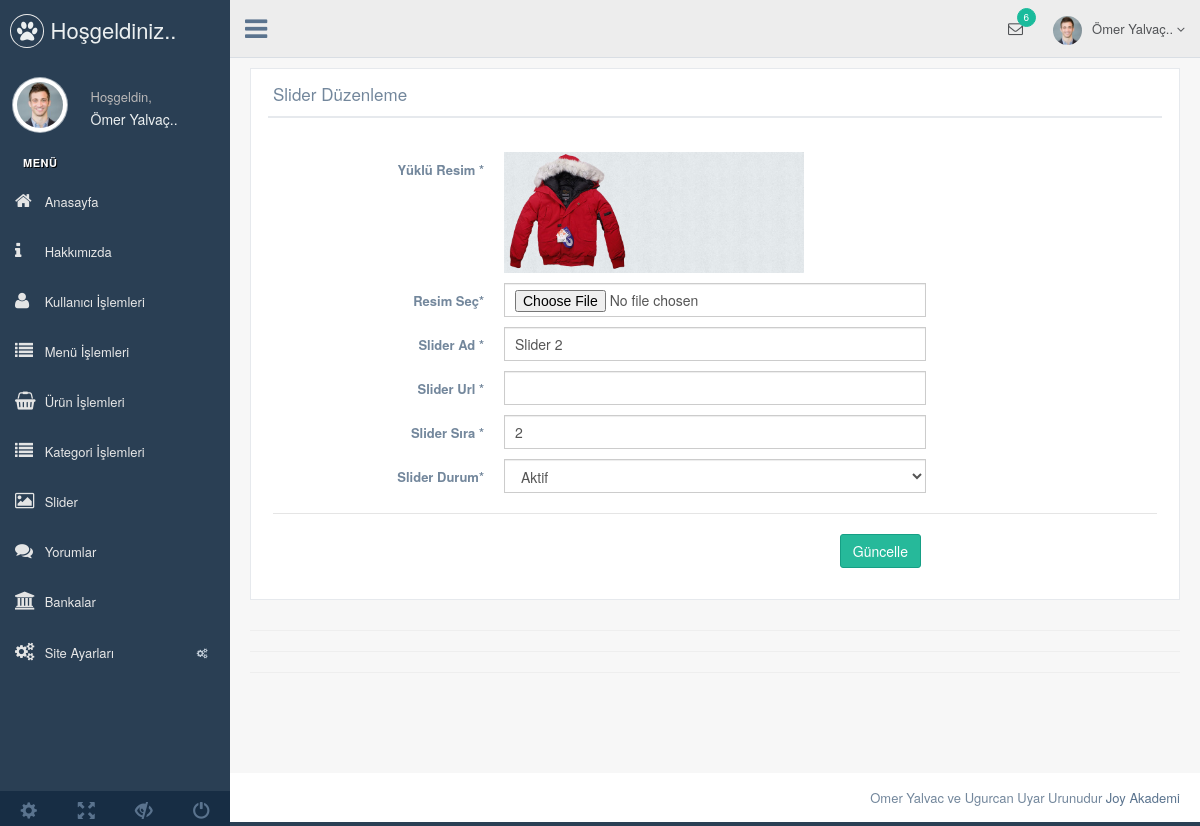
The app's page /admin/production/slider-duzenle.php?slider_id=10 (signed in) with its own data.
### tables this page shows
CREATE TABLE `kullanici` (
  `kullanici_id` int(11) NOT NULL,
  `kullanici_zaman` datetime NOT NULL DEFAULT CURRENT_TIMESTAMP,
  `kullanici_resim` varchar(250) NOT NULL,
  `kullanici_tc` varchar(50) NOT NULL,
  `kullanici_ad` varchar(50) NOT NULL,
  `kullanici_mail` varchar(100) NOT NULL,
  `kullanici_gsm` varchar(50) NOT NULL,
  `kullanici_password` varchar(50) NOT NULL,
  `kullanici_adsoyad` varchar(50) NOT NULL,
  `kullanici_adres` varchar(250) NOT NULL,
  `kullanici_il` varchar(100) NOT NULL,
  `kullanici_ilce` varchar(100) NOT NULL,
  `kullanici_unvan` varchar(100) NOT NULL,
  `kullanici_yetki` varchar(50) NOT NULL,
  `kullanici_durum` int(1) NOT NULL DEFAULT '1'
);

CREATE TABLE `slider` (
  `slider_id` int(11) NOT NULL,
  `slider_ad` varchar(100) NOT NULL,
  `slider_resimyol` varchar(250) NOT NULL,
  `slider_sira` int(2) NOT NULL,
  `slider_link` varchar(250) NOT NULL,
  `slider_durum` enum('0','1') NOT NULL DEFAULT '1'
);

### admin/production/slider-duzenle.php (the view, shortened to what this page needs)
<?php
include 'header.php';
$slidersor=$db->prepare("SELECT * FROM slider where slider_id=:id");
$slidersor->execute(array(
  'id' => $_GET['slider_id']
  ));
$slidercek=$slidersor->fetch(PDO::FETCH_ASSOC);
?>
<div class="right_col" role="main">
  <div class="">
    <div class="row">
      <div class="col-md-12 col-sm-12 col-xs-12">
        <div class="x_panel">
          <div class="x_title">
            <h2>Slider Düzenleme </h2>
            <div class="clearfix"></div>
          </div>
          <div class="x_content">
            <br />
            <form action="../netting/islem.php" method="POST" enctype="multipart/form-data" id="demo-form2" data-parsley-validate class="form-horizontal form-label-left">
              <div class="form-group">
                <label class="control-label col-md-3 col-sm-3 col-xs-12" for="first-name">Yüklü Resim <span class="required">*</span>
                </label>
                <div class="col-md-6 col-sm-6 col-xs-12">
                  <img width="300" src="../../<?php echo $slidercek['slider_resimyol']; ?>">
                </div>
              </div>
              <div class="form-group">
                <label class="control-label col-md-3 col-sm-3 col-xs-12" for="first-name">Resim Seç<span class="required">*</span>
                </label>
                <div class="col-md-6 col-sm-6 col-xs-12">
                  <input type="file" id="first-name"  name="slider_resimyol"  class="form-control col-md-7 col-xs-12">
                </div>
              </div>
              <div class="form-group">
                <label class="control-label col-md-3 col-sm-3 col-xs-12" for="first-name">Slider Ad <span class="required">*</span>
                </label>
                <div class="col-md-6 col-sm-6 col-xs-12">
                  <input type="text" id="first-name" name="slider_ad"  required="required" value="<?php echo $slidercek['slider_ad'] ?>" class="form-control col-md-7 col-xs-12">
                </div>
              </div>
              <div class="form-group">
                <label class="control-label col-md-3 col-sm-3 col-xs-12" for="first-name">Slider Url <span class="required">*</span>
                </label>
                <div class="col-md-6 col-sm-6 col-xs-12">
                  <input type="text" id="first-name" name="slider_link"   value="<?php echo $slidercek['slider_link'] ?>" class="form-control col-md-7 col-xs-12">
                </div>
              </div>
              <div class="form-group">
                <label class="control-label col-md-3 col-sm-3 col-xs-12" for="first-name">Slider Sıra <span class="required">*</span>
                </label>
                <div class="col-md-6 col-sm-6 col-xs-12">
                  <input type="text" id="first-name" name="slider_sira"  required="required" value="<?php echo $slidercek['slider_sira'] ?>"  class="form-control col-md-7 col-xs-12">
                </div>
              </div>
              <div class="form-group">
                <label class="control-label col-md-3 col-sm-3 col-xs-12" for="first-name">Slider Durum<span class="required">*</span>
                </label>
                <div class="col-md-6 col-sm-6 col-xs-12">
                 <select id="heard" class="form-control" name="slider_durum" required>
                  <option value="1" <?php echo $slidercek['slider_durum'] == '1' ? 'selected=""' : ''; ?>>Aktif</option>
                </select>
              </div>
            </div>
            <div class="ln_solid"></div>
            <div class="form-group">
              <div align="right" class="col-md-6 col-sm-6 col-xs-12 col-md-offset-3">
                <button type="submit" name="sliderduzenle" class="btn btn-success">Güncelle</button>
              </div>
            </div>
          </form>
        </div>
      </div>
    </div>
  </div>
  <hr>
  <hr>
  <hr>
</div>
</div>
<?php include 'footer.php'; ?>

### admin/production/header.php (shortened to what this page needs)
<?php
include '../netting/baglam.php';
$kullanicisor=$db->prepare("SELECT * FROM kullanici where kullanici_mail=:mail");
$kullanicisor->execute(array(
  'mail' => $_SESSION['kullanici_mail']
));
$kullanicicek=$kullanicisor->fetch(PDO::FETCH_ASSOC);
?>
<!DOCTYPE html>
<html lang="en">
  <head>
    <link href="../vendors/bootstrap/dist/css/bootstrap.min.css" rel="stylesheet">
    <link href="../vendors/font-awesome/css/font-awesome.min.css" rel="stylesheet">
    <link href="../vendors/nprogress/nprogress.css" rel="stylesheet">
    <link href="../vendors/iCheck/skins/flat/green.css" rel="stylesheet">
    <link href="../vendors/datatables.net-bs/css/dataTables.bootstrap.min.css" rel="stylesheet">
    <link href="../vendors/datatables.net-buttons-bs/css/buttons.bootstrap.min.css" rel="stylesheet">
    <link href="../vendors/datatables.net-fixedheader-bs/css/fixedHeader.bootstrap.min.css" rel="stylesheet">
    <link href="../vendors/datatables.net-responsive-bs/css/responsive.bootstrap.min.css" rel="stylesheet">
    <link href="../vendors/datatables.net-scroller-bs/css/scroller.bootstrap.min.css" rel="stylesheet">
    <link href="../vendors/dropzone/dist/min/dropzone.min.css" rel="stylesheet">
    <link href="../build/css/custom.min.css" rel="stylesheet">
  </head>
  <body class="nav-md">
    <div class="container body">
      <div class="main_container">
        <div class="col-md-3 left_col">
          <div class="left_col scroll-view">
            <div class="navbar nav_title" style="border: 0;">
              <a href="index.html" class="site_title"><i class="fa fa-paw"></i> <span>Hoşgeldiniz..</span></a>
            </div>
            <div class="profile clearfix">
              <div class="profile_pic">
                <img src="images/img.jpg" alt="..." class="img-circle profile_img">
              </div>
              <div class="profile_info">
                <span>Hoşgeldin,</span>
                <h2><?php echo $kullanicicek['kullanici_adsoyad']; ?></h2>
              </div>
            </div>
            <br />
            <div id="sidebar-menu" class="main_menu_side hidden-print main_menu">
              <div class="menu_section">
                <h3>Menü</h3>
                <ul class="nav side-menu">
                <li><a href="index.php"><i class="fa fa-home"></i> Anasayfa </a></li>
                <li><a href="hakkimizda.php"><i class="fa fa-info"></i> Hakkımızda </a></li>
                <li><a href="kullanici.php"><i class="fa fa-user"></i> Kullanıcı İşlemleri </a></li>
                <li><a href="menu.php"><i class="fa fa-list"></i> Menü İşlemleri </a></li>
                <li><a href="urun.php"><i class="fa fa-shopping-basket"></i> Ürün İşlemleri </a></li>
                <li><a href="kategori.php"><i class="fa fa-list"></i> Kategori İşlemleri </a></li>
                <li><a href="slider.php"><i class="fa fa-image"></i> Slider </a></li>
                <li><a href="yorum.php"><i class="fa fa-comments"></i> Yorumlar </a></li>
                <li><a href="banka.php"><i class="fa fa-bank"></i> Bankalar </a></li>
                  <li><a><i class="fa fa-cogs"></i> Site Ayarları <span class="fa fa-cogs"></span></a>
                  </li>
                </ul>
              </div>
            </div>
            <div class="sidebar-footer hidden-small">
              <a data-toggle="tooltip" data-placement="top" title="Settings">
                <span class="glyphicon glyphicon-cog" aria-hidden="true"></span>
              </a>
              <a data-toggle="tooltip" data-placement="top" title="FullScreen">
                <span class="glyphicon glyphicon-fullscreen" aria-hidden="true"></span>
              </a>
              <a data-toggle="tooltip" data-placement="top" title="Lock">
                <span class="glyphicon glyphicon-eye-close" aria-hidden="true"></span>
              </a>
              <a data-toggle="tooltip" data-placement="top" title="Logout">
                <span class="glyphicon glyphicon-off" aria-hidden="true"></span>
              </a>
            </div>
          </div>
        </div>
        <div class="top_nav">
          <div class="nav_menu">
            <nav>
              <div class="nav toggle">
                <a id="menu_toggle"><i class="fa fa-bars"></i></a>
              </div>
              <ul class="nav navbar-nav navbar-right">
                <li class="">
                  <a href="javascript:;" class="user-profile dropdown-toggle" data-toggle="dropdown" aria-expanded="false">
                    <img src="images/img.jpg" alt=""><?php echo $kullanicicek['kullanici_adsoyad']; ?>
                    <span class=" fa fa-angle-down"></span>
                  </a>
                </li>
                <li role="presentation" class="dropdown">
                  <a href="javascript:;" class="dropdown-toggle info-number" data-toggle="dropdown" aria-expanded="false">
                    <i class="fa fa-envelope-o"></i>
                    <span class="badge bg-green">6</span>
                  </a>
                </li>
              </ul>
            </nav>
          </div>
        </div>

### records on screen
kullanici: kullanici_adsoyad "Ömer Yalvaç.."
slider: slider_resimyol (picture), slider_ad "Slider 2", slider_sira "2", slider_durum "Aktif"
